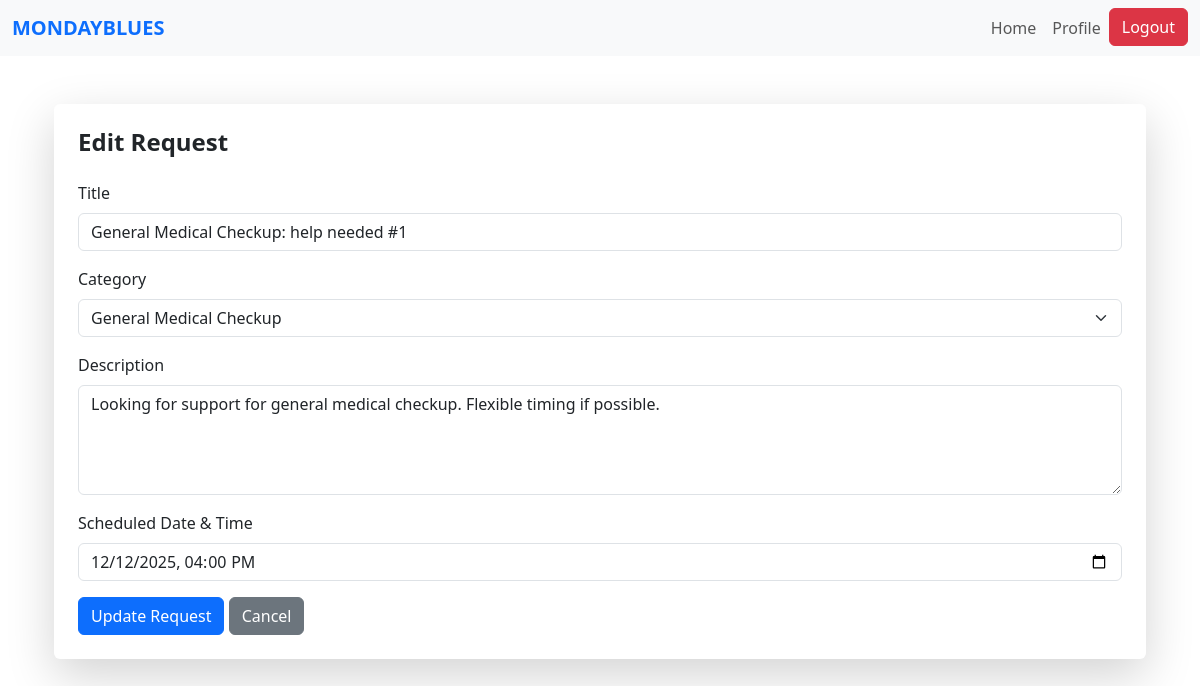
/request/61/edit (signed in), run on the app's committed database.
### website/models.py (models this page shows)
class Request(db.Model):
    id = db.Column(db.Integer, primary_key=True)
    title = db.Column(db.String(150), nullable=False)
    description = db.Column(db.Text, nullable=False)
    category_id = db.Column(db.Integer, db.ForeignKey('category.id'), nullable=False)
    category = db.relationship('Category', backref='requests')
    status = db.Column(db.String(20), default='Pending')  # Pending, Accepted, Completed
    scheduled_datetime = db.Column(db.DateTime, nullable=False)
    view_count = db.Column(db.Integer, default=0)
    date_created = db.Column(db.DateTime, default=datetime.utcnow)
    user_id = db.Column(db.Integer, db.ForeignKey('user.id'), nullable=False)
    volunteer_id = db.Column(db.Integer, db.ForeignKey('volunteer.id'), nullable=True)
    csr_id = db.Column(db.Integer, db.ForeignKey("csr.user_id"), nullable=True)
    user = db.relationship('User', backref=db.backref('requests', lazy=True, cascade='all, delete-orphan'), lazy=True)
    volunteer = db.relationship('Volunteer', backref=db.backref('assigned_requests', lazy=True), lazy=True)

class Category(db.Model):
    id = db.Column(db.Integer, primary_key=True)
    name = db.Column(db.String(100), unique=True, nullable=False)
    description = db.Column(db.String(250))
    date_created = db.Column(db.DateTime, default=datetime.utcnow)

### website/views.py (the view, shortened to what this page needs)
@views.route('/request/<int:id>/edit', methods=['GET', 'POST'])
@login_required
def edit_request(id):
    req = Request.query.get_or_404(id)
    categories = Category.query.all()
    if req.user_id != current_user.id:
        flash("You can only edit your own requests.", "danger")
        return redirect(url_for('home'))
    if req.status != 'Pending':
        flash("Only pending requests can be edited.", "warning")
        return redirect(url_for('views.home'))
    return render_template('edit_request.html', req=req, categories=categories)

### website/templates/edit_request.html (shortened to what this page needs)
{% extends "base.html" %}
{% block content %}
<div class="container mt-5">
    <div class="card shadow-lg border-0">
        <div class="card-body p-4">
            <h4 class="fw-bold mb-4">Edit Request</h4>
            <form method="POST">
                <div class="mb-3">
                    <label class="form-label">Title</label>
                    <input type="text" name="title" class="form-control" value="{{ req.title }}" required>
                </div>
                <div class="mb-3">
                    <label class="form-label">Category</label>
                    <select name="category_id" class="form-select" required>
                        {% for category in categories %}
                        <option value="{{ category.id }}" {% if category.id == req.category_id %}selected{% endif %}>
                            {{ category.name }}
                        </option>
                        {% endfor %}
                    </select>
                </div>
                <div class="mb-3">
                    <label class="form-label">Description</label>
                    <textarea name="description" class="form-control" rows="4" required>{{ req.description }}</textarea>
                </div>
                <div class="mb-3">
                    <label class="form-label">Scheduled Date & Time</label>
                    <input type="datetime-local" name="scheduled_datetime" class="form-control"
                           value="{{ req.scheduled_datetime.strftime('%Y-%m-%dT%H:%M') if req.scheduled_datetime else '' }}" required>
                </div>
                <button type="submit" class="btn btn-primary">Update Request</button>
                <a href="{{ url_for('views.home') }}" class="btn btn-secondary">Cancel</a>
            </form>
        </div>
    </div>
</div>
{% endblock %}

### data on the page
Request: title "General Medical Checkup: help needed #1", category_id "General Medical Checkup", description "Looking for support for general medical checkup. Flexible timing if possible.", scheduled_datetime "12/12/2025 16:00"
